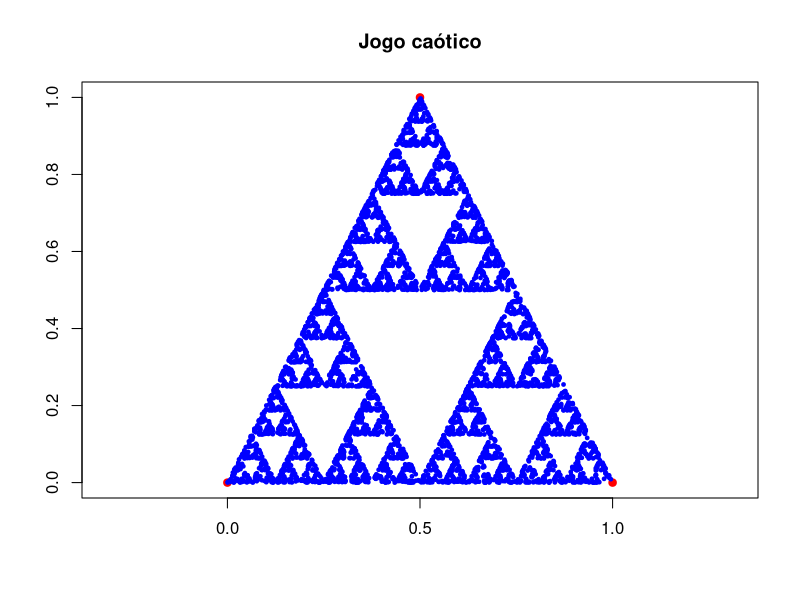

The R script that drew this image: (Note: a time limit stopped this script after it produced the figure.)
x11()

vertices = list(A = c(0,0), B = c(1,0), C=c(0.5, 1)) 
  
  matrix(c(0, 0,
                     1, 0,
                     0.5, 1), ncol = 2, byrow = TRUE)


# Cria o gráfico
plot(NULL, xlim = c(0, 1), ylim = c(0, 1), asp = 1,
     xlab = "", ylab = "", main = "Jogo caótico")


# Desenha os vértices
points(vertices$A[1], vertices$A[2], col = "red", pch = 19)
points(vertices$B[1], vertices$B[2], col = "red", pch = 19)
points(vertices$C[1], vertices$C[2], col = "red", pch = 19)

#Ponto inicial
ponto <- c(0.3, 0.6)
points(ponto[1], ponto[2], col="blue", pch=19, cex=0.5)

while(TRUE) {
  ponto_destino <- sample(names(vertices), 1)
  cat("Vértice escolhido:", ponto_destino, "\n")
  ponto <- (ponto + vertices[[ponto_destino]]) / 2
  points(ponto[1], ponto[2], col = "blue", pch = 19, cex = 0.5)
  Sys.sleep(0.02)
}
